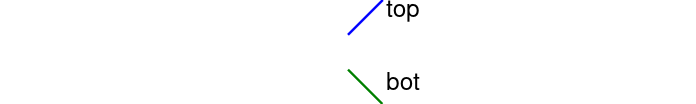

This chart was generated by the following MATLAB code: (Note: this script raises an error after producing the figure.)
function piclegend

%% postintf legend

clf('reset')
set(gcf,'paperposition',[0 0 4 .6])

% crack legend
axes('position',[0.45 0 0.5 1])
set(gca,'fontsize',8)
set(gca,'dataaspectratio',[1 1 1])
hold on
plot([0 1],[.5 1.5],'color',[0 0 1],'linewidth',1)
plot([0 1],[-.5 -1.5],'color',[0 .5 0],'linewidth',1)
text(1.1,1.2,'top')
text(1.1,-.8,'bot')
% text(1.1,1.2,'Split in top ply')
% text(1.1,-.8,'Split in bottom ply')
xlim([0 8])
axis off

% colorbar
caxis([0 1])
pastelmap(2,1,10)
colb = colorbar('south');
set(colb,'position',[0.05 0.4 0.3 0.2])
set(colb,'xtick',[0 0.5 1])
set(colb,'xticklabel',['0';'i';'1'])
set(colb,'ticklength',[0 0])
set(colb,'fontsize',8)

% % transparant for poster
% set(gca,'color','none')
% set(gcf,'color','none')
% set(gcf,'inverthardcopy','off')

print -depsc piclegend

